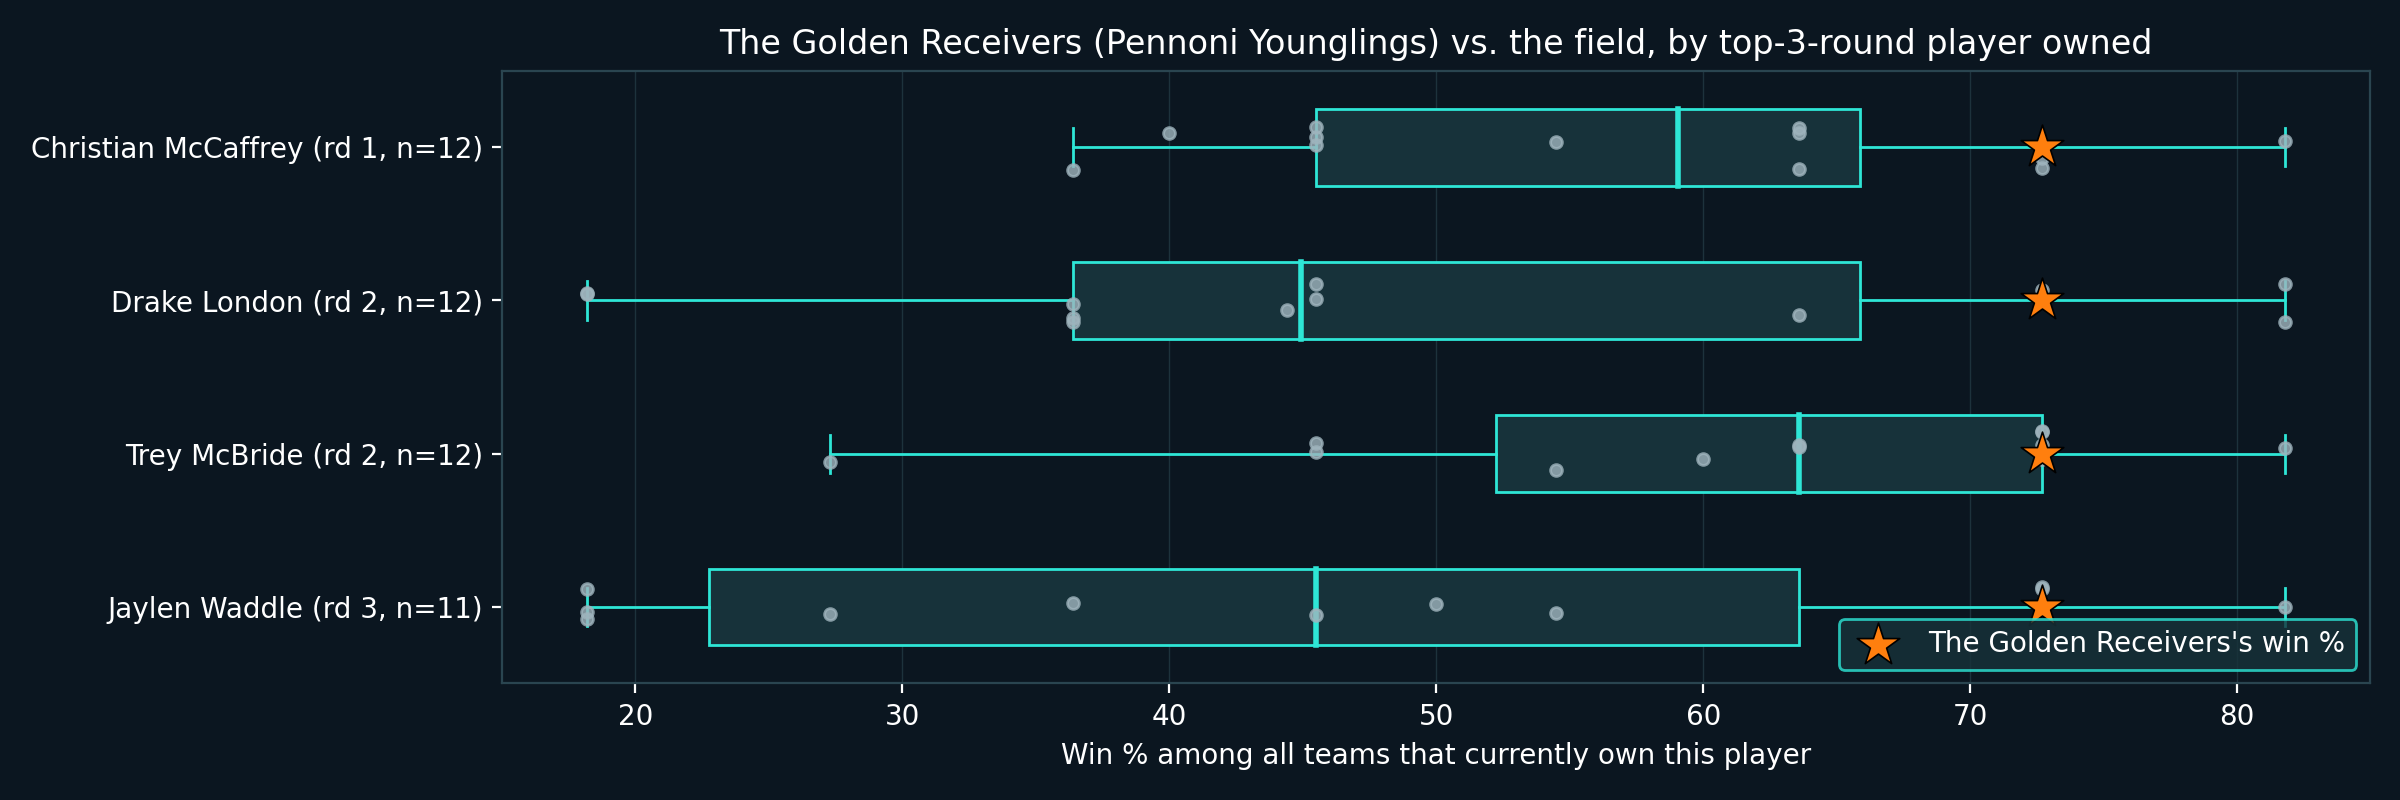

Source code (Python):
"""Where does your team rank among everyone who owns the same star player?

Player_Stats_By_Record.py asks "which players sit on winning/losing teams."
This asks the inverse: for a given notable player (drafted in the top few
rounds, so true preseason draft capital rather than a hot waiver pickup),
every team *currently* rostering them across every 2026 league, and where
one specific team's win % falls in that distribution.

"Major player" = drafted in round 1-3 in at least one league this season
(--rounds to change the cutoff). Ownership and records are read live, so
trades/drops since the draft are reflected correctly - this is NOT the same
as "who drafted them."

    python pipeline/player_ownership_percentile.py
    python pipeline/player_ownership_percentile.py --league "Pennoni Younglings" --team "The Golden Receivers"
    python pipeline/player_ownership_percentile.py --rounds 2
    python pipeline/player_ownership_percentile.py --min-owners 5  # drop thin-sample players

Output:
    Console: for the chosen team, each major player they own, how many teams
    league-wide also own that player, and this team's win % percentile among them.
    pipeline/player_ownership_percentile.png: box-and-dot chart of the same.
"""
import os as _os, sys as _sys
_d = _os.path.dirname(_os.path.abspath(__file__))
while _d != _os.path.dirname(_d) and not _os.path.exists(_os.path.join(_d, 'paths.py')):
    _d = _os.path.dirname(_d)
_sys.path.insert(0, _d)

import argparse

import numpy as np
import pandas as pd
import matplotlib.pyplot as plt
from espn_api.football import League

from ffapp import league_registry as registry
from ffapp.leagues_config import get_leagues_for_year

YEAR = 2026
DEFAULT_LEAGUE = "Pennoni Younglings"
DEFAULT_TEAM = "The Golden Receivers"
# `_d` above gets walked up to the repo root by the sys.path bootstrap, so it
# no longer points at this file's own directory - resolve that separately.
_SCRIPT_DIR = _os.path.dirname(_os.path.abspath(__file__))
OUTPUT_PNG = _os.path.join(_SCRIPT_DIR, "player_ownership_percentile.png")


def pull_league_wide_ownership(year=YEAR):
    """One row per (player, owning team, league) across every configured league.

    Draft round comes from ``league.draft`` (free - already fetched with the
    league object, no per-player calls needed). Current owner and record come
    from live rosters, so a trade since draft day is reflected correctly.
    """
    rows = []
    failed = []
    for cfg in get_leagues_for_year(year):
        try:
            league = League(league_id=cfg["league_id"], year=year,
                             espn_s2=cfg["espn_s2"], swid=cfg["swid"])
        except Exception as e:
            failed.append((cfg["name"], type(e).__name__))
            continue

        league_name = registry.canonical(league.settings.name) or cfg["name"]
        draft_round = {}
        try:
            for pick in league.draft:
                draft_round[pick.playerName] = pick.round_num
        except Exception:
            pass  # a league with no draft on file (e.g. mid-season add) just has none

        for team in league.teams:
            games = (team.wins or 0) + (team.losses or 0) + (team.ties or 0)
            win_pct = round(100 * (team.wins + 0.5 * team.ties) / games, 1) if games else np.nan
            for p in team.roster:
                rows.append({
                    "Player": p.name,
                    "Position": p.position,
                    "League": league_name,
                    "Team": team.team_name,
                    "Draft Round": draft_round.get(p.name),
                    "Team W": team.wins, "Team L": team.losses, "Team T": team.ties,
                    "Team Win %": win_pct,
                    "Team PPG": round(sum(team.scores[:games]) / games, 1) if games else np.nan,
                })

    df = pd.DataFrame(rows)
    if failed:
        print(f"Skipped {len(failed)} league(s) that could not be reached: "
              f"{', '.join(n for n, _ in failed)}")
    return df


def major_players(df, max_round):
    """Players drafted in round <= max_round in at least one league.

    A player's "tier" uses the best (lowest) round seen anywhere - a true
    first-rounder taken round 5 in one shallow league is still a first-rounder.
    """
    rounds = df.dropna(subset=["Draft Round"]).groupby("Player")["Draft Round"].min()
    return rounds[rounds <= max_round].sort_values()


def ownership_distribution(df, player):
    """Every team currently rostering `player`, with its win % and PPG."""
    return df[df["Player"] == player][
        ["League", "Team", "Draft Round", "Team W", "Team L", "Team T", "Team Win %", "Team PPG"]
    ].drop_duplicates(subset=["League", "Team"]).sort_values("Team Win %", ascending=False)


def percentile_of(value, series):
    """% of the distribution this value beats or ties - np.nan-safe."""
    s = series.dropna()
    if value is None or pd.isna(value) or len(s) <= 1:
        return np.nan
    return round(100 * (s <= value).mean(), 1)


def report_team(df, league_name, team_name, max_round, min_owners=1):
    league_name = registry.canonical(league_name)
    roster = df[(df["League"] == league_name) & (df["Team"] == team_name)]
    if roster.empty:
        print(f"No roster found for '{team_name}' in '{league_name}' - check spelling "
              f"(league names must match ESPN's, e.g. registry.canonical output).")
        return None

    team_row = roster.iloc[0]
    print(f"\n{'=' * 90}\n{team_name} ({league_name}): "
          f"{int(team_row['Team W'])}-{int(team_row['Team L'])}-{int(team_row['Team T'])}, "
          f"{team_row['Team Win %']}% win rate\n{'=' * 90}")

    tiers = major_players(df, max_round)
    owned_majors = roster[roster["Player"].isin(tiers.index)].sort_values(
        "Player", key=lambda s: s.map(tiers)
    )
    if min_owners > 1:
        enough_owners = {p for p in owned_majors["Player"]
                         if len(ownership_distribution(df, p)) >= min_owners}
        dropped = set(owned_majors["Player"]) - enough_owners
        owned_majors = owned_majors[owned_majors["Player"].isin(enough_owners)]
        if dropped:
            print(f"(dropped {len(dropped)} player(s) owned by fewer than {min_owners} "
                  f"teams league-wide: {', '.join(sorted(dropped))})")
    if owned_majors.empty:
        print(f"No round <= {max_round} players on this roster "
              f"{'with at least ' + str(min_owners) + ' owners' if min_owners > 1 else ''}.")
        return None

    results = []
    for _, row in owned_majors.iterrows():
        player = row["Player"]
        dist = ownership_distribution(df, player)
        pct = percentile_of(team_row["Team Win %"], dist["Team Win %"])
        results.append({
            "Player": player,
            "Pos": row["Position"],
            "Round": int(tiers[player]),
            "Owners league-wide": len(dist),
            "Median owner win %": round(dist["Team Win %"].median(), 1),
            "This team's win % percentile among owners": pct,
        })
        print(f"\n{player} ({row['Position']}, round {int(tiers[player])}) - "
              f"owned by {len(dist)} team(s) across the leagues on file:")
        print(dist.to_string(index=False))

    out = pd.DataFrame(results).sort_values(
        "This team's win % percentile among owners", ascending=False
    )
    print(f"\n--- Summary for {team_name} ---")
    print(out.to_string(index=False))
    return out


def plot_team(df, league_name, team_name, max_round, out_path, min_owners=1):
    league_name = registry.canonical(league_name)
    tiers = major_players(df, max_round)
    roster = df[(df["League"] == league_name) & (df["Team"] == team_name)]
    if roster.empty:
        return
    team_win_pct = roster.iloc[0]["Team Win %"]
    owned_majors = sorted(
        (p for p in roster["Player"] if p in tiers.index
         and len(ownership_distribution(df, p)) >= min_owners),
        key=lambda p: tiers[p],
    )
    if not owned_majors:
        print("Nothing to plot - no top-round players on this roster "
              f"{'with enough owners' if min_owners > 1 else ''}.")
        return

    plt.style.use("dark_background")
    fig, ax = plt.subplots(figsize=(12, max(4, 0.6 * len(owned_majors) + 1)))
    fig.patch.set_facecolor("#0b1620")
    ax.set_facecolor("#0b1620")

    box_data, labels = [], []
    rng = np.random.default_rng(0)
    for i, player in enumerate(owned_majors):
        dist = ownership_distribution(df, player)["Team Win %"].dropna()
        box_data.append(dist.tolist())
        labels.append(f"{player} (rd {int(tiers[player])}, n={len(dist)})")

    positions = list(range(len(owned_majors), 0, -1))
    bp = ax.boxplot(box_data, positions=positions, vert=False, widths=0.5,
                     patch_artist=True, showfliers=False,
                     medianprops=dict(color="#2ee6d6", linewidth=2),
                     boxprops=dict(facecolor="#17323a", edgecolor="#2ee6d6"),
                     whiskerprops=dict(color="#2ee6d6"), capprops=dict(color="#2ee6d6"))

    for pos, dist in zip(positions, box_data):
        jitter = rng.uniform(-0.15, 0.15, size=len(dist))
        ax.scatter(dist, [pos + j for j in jitter], color="#9fb4bd", s=18,
                   zorder=3, alpha=0.8)

    # Highlight this team's own point on every row
    ax.scatter([team_win_pct] * len(positions), positions, color="#ff7f0e",
               marker="*", s=260, zorder=5, edgecolors="black", linewidths=0.6,
               label=f"{team_name}'s win %")

    ax.set_yticks(positions)
    ax.set_yticklabels(labels)
    ax.set_xlabel("Win % among all teams that currently own this player")
    ax.set_title(f"{team_name} ({league_name}) vs. the field, by top-{max_round}-round player owned",
                 color="white")
    ax.legend(loc="lower right", facecolor="#17323a", edgecolor="#2ee6d6", labelcolor="white")
    ax.grid(axis="x", color="#2a4550", linewidth=0.5, alpha=0.6)
    for spine in ax.spines.values():
        spine.set_color("#2a4550")

    plt.tight_layout()
    plt.savefig(out_path, dpi=200, facecolor=fig.get_facecolor())
    plt.close(fig)
    print(f"\nSaved {out_path}")


def main():
    parser = argparse.ArgumentParser(description=__doc__)
    parser.add_argument("--league", default=DEFAULT_LEAGUE)
    parser.add_argument("--team", default=DEFAULT_TEAM)
    parser.add_argument("--rounds", type=int, default=3,
                         help="Treat round <= this as a 'major' player (default 3)")
    parser.add_argument("--min-owners", type=int, default=1,
                         help="Drop players owned by fewer than this many teams "
                              "league-wide - thin samples make a weak percentile (default 1, no filtering)")
    args = parser.parse_args()

    print("Pulling live rosters + draft boards for every 2026 league on file...")
    df = pull_league_wide_ownership(YEAR)
    print(f"{len(df)} roster rows across {df['League'].nunique()} leagues, "
          f"{df['Player'].nunique()} distinct players.\n")

    report_team(df, args.league, args.team, args.rounds, args.min_owners)
    plot_team(df, args.league, args.team, args.rounds, OUTPUT_PNG, args.min_owners)


if __name__ == "__main__":
    main()
